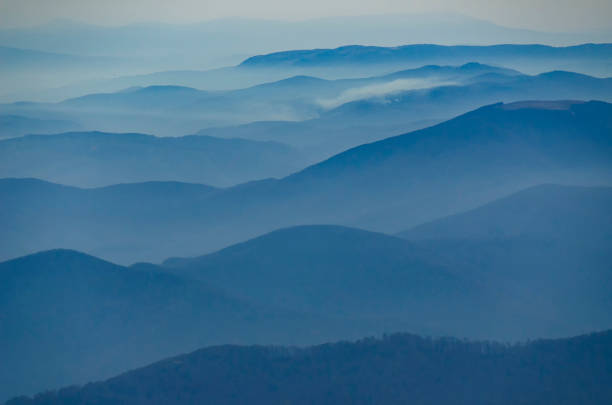
#> input picture Imagens de entrada/entrada2.jpg, 612 x 405 px, found by its file name
$ python aula-04+.py
#> lines starting #> are read from the running program, lines starting #| are printed output that depends on the picture; after the words box and inside, x2 and y2 are one past the last pixel; in counts of white or black regions, pixels touching at a corner belong together
# -*- coding: utf-8 -*-
"""
Created on Tue Oct 17 18:58:35 2023

@author: aluno
"""

import cv2
import numpy
import matplotlib.pyplot as plt
foto = 'entrada2.jpg'
imagem = cv2.imread(foto)
#> imagem is the input picture: shape (405, 612, 3); mean B, G, R 148.4, 115.7, 66.2

#########################################################################################################
#=======================================================================================================#
#########################################################################################################

def deixaCinza (IMG):
    cinzas = numpy.zeros((imagem.shape[0], imagem.shape[1]), dtype = numpy.uint8)
    for i in range (imagem.shape[0]):
        for j in range (imagem.shape[1]):
            cinzas[i][j] = (IMG[i][j].sum()//3)
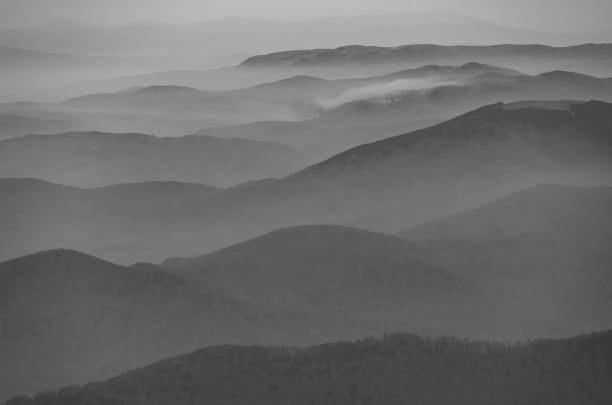
#> cinzas: shape (405, 612); min 54, max 187, mean 109.7
    cv2.imshow('Imagem em Tons de Cinza', cinzas)
    cv2.waitKey(0)
    return cinzas

def criaHistograma (IMG):
    histCinza = [0]*256
    for i in range (IMG.shape[0]):
        for j in range (IMG.shape[1]):
            histCinza[IMG[i][j]] = histCinza[IMG[i][j]] + 1
#> after the loop, histCinza = 256 values, max 6447 at index 90, min 0 at index 0, mean 968.2
    pixel = [0]*256
    for i in range (256):
        pixel[i]=i
    plt.xlabel('ID do Pixel (0 a 255)')
    plt.ylabel('Quantidade')
    plt.title('Histograma dos Pixels da Imagem')
    plt.bar(pixel, histCinza, color='gray')
    plt.show()
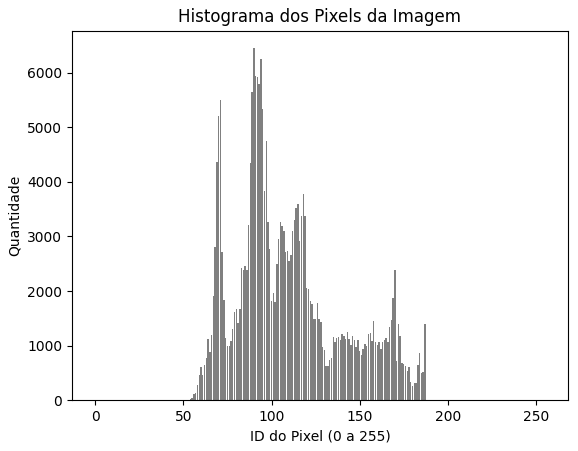
#> figure drawn by matplotlib, 1 panel; tallest bar 6447 high, from x = 89.6 to 90.4

#########################################################################################################
#=======================================================================================================#
#########################################################################################################

def expansao1 (IMG):
    expnd1 = IMG
    for i in range (IMG.shape[0]):
        for j in range (IMG.shape[1]):
            if expnd1[i][j] < 75:
                expnd1[i][j] = 0
            if (75 <= expnd1[i][j] <= 175):
                expnd1[i][j] = 255*(((IMG[i][j])-75)/(175-75))
            if expnd1[i][j] > 175:
                expnd1[i][j] = 255
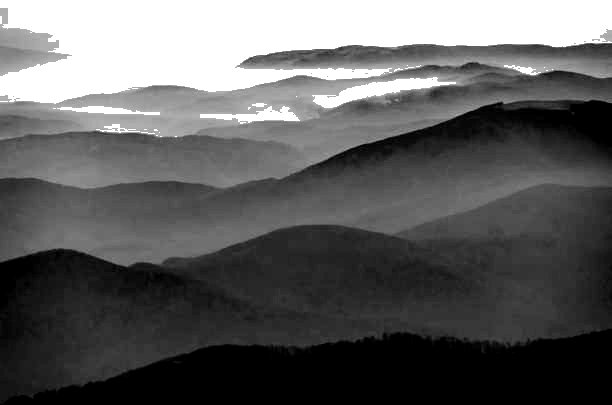
#> expnd1: shape (405, 612); min 0, max 255, mean 95.1
    criaHistograma(expnd1)
#> after the loop in criaHistograma (call 2), `for i in range (IMG.shape[0]):`: histCinza = 256 values, max 42071 at index 255, min 0 at index 1, mean 968.2
#> in criaHistograma (call 2), `plt.show()`:
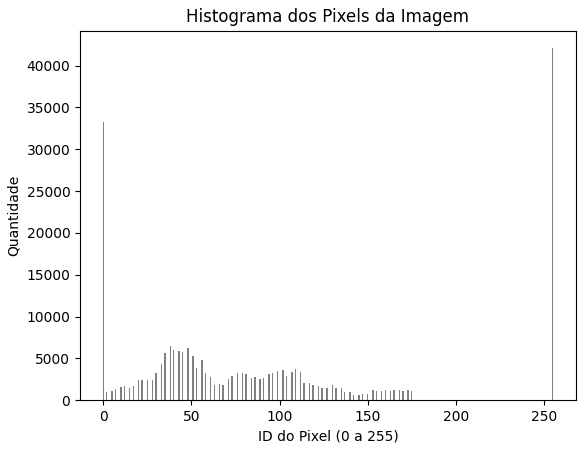
#> figure drawn by matplotlib, 1 panel; tallest bar 42071 high, from x = 254.6 to 255.4
    y=[0]*256
    x=[0]*256
    for i in range (256):
        x[i] = i
        if i < 75:
            y[i] = 0
        if (75 <= i <= 175):
            y[i] = 255*((i-75)/(175-75))
        if i > 175:
            y[i] = 255
    plt.xlabel('Origem - r')
    plt.ylabel('Destino - s')
    plt.title('Curva de Transformacao: Histograma Expandido V1')
    plt.plot(x, y, color='gray')
    plt.show()
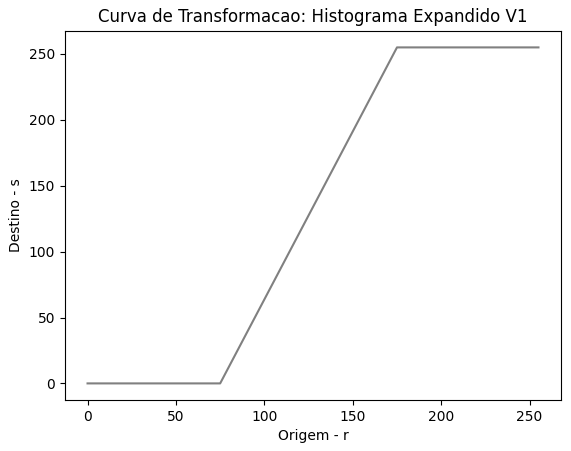
#> figure drawn by matplotlib, 1 panel; curve peaks at x = 175, y = 255
    cv2.imshow("Contraste Expandido I", expnd1)
    cv2.waitKey(0)
    return expnd1

#########################################################################################################
#=======================================================================================================#
#########################################################################################################

def expansao2 (IMG):
    expnd2 = IMG
    for i in range (IMG.shape[0]):
        for j in range (IMG.shape[1]):
            expnd2[i][j] = IMG[i][j]
            if expnd2[i][j] < 75:
                expnd2[i][j] = (50/75)*(IMG[i][j])
            if (75 <= expnd2[i][j] <= 175):
                expnd2[i][j] = ((((IMG[i][j])-75)*(200-50))/(175-75))+(50)
            if expnd2[i][j] > 175:
                expnd2[i][j] = (((IMG[i][j])-175)*((255-200)/(255-175)))+(200)
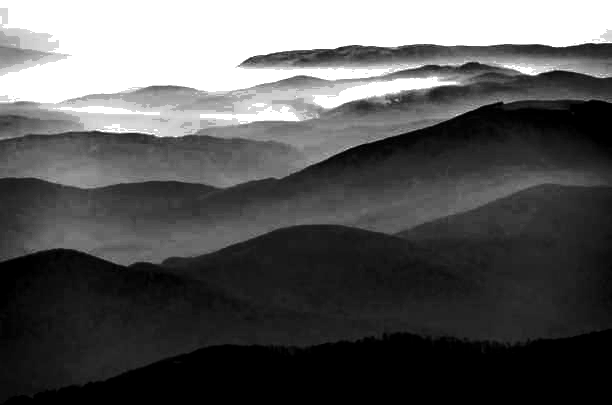
#> expnd2: shape (405, 612); min 0, max 255, mean 88.4
    criaHistograma(expnd2)
    y=[0]*256
    x=[0]*256
    for i in range (256):
        x[i] = i
        if i < 75:
            y[i] = (50/75)*(i)
        if (75 <= i <= 175):
            y[i] = ((((i)-75)*(200-50))/(175-75))+(50)
        if i > 175:
            y[i] = (((i)-175)*((255-200)/(255-175)))+(200)
    plt.xlabel('Origem - r')
    plt.ylabel('Destino - s')
    plt.title('Curva de Transformação: Histograma Expandido V2')
    plt.plot(x, y, color='gray')
    plt.show()
#> figure, not shown here; curve peaks at x = 255, y = 255
    cv2.imshow("Contraste Expandido II", expnd2)
    cv2.waitKey(0)
    return expnd2

#########################################################################################################
#=======================================================================================================#
#########################################################################################################

imgCinza = deixaCinza(imagem)
criaHistograma(imgCinza)
imgExpandida1 = expansao1(imgCinza)
cv2.imwrite("saida2-iExpandida1.jpg",imgExpandida1)
imgExpandida2 = expansao2(imgCinza)
cv2.imwrite("saida2-iExpandida2.jpg",imgExpandida2)

$ run again, with Imagens de entrada/entrada3.jpg copied over Imagens de entrada/entrada2.jpg
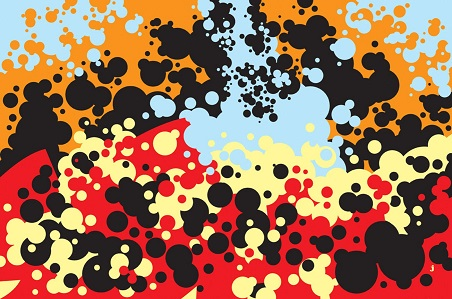
#> input picture Imagens de entrada/entrada3.jpg, 452 x 299 px, found by its file name
#> imagem is the input picture: shape (299, 452, 3); mean B, G, R 86.8, 112.2, 157.2
#> after the loop in deixaCinza, `for i in range (imagem.shape[0]):`:
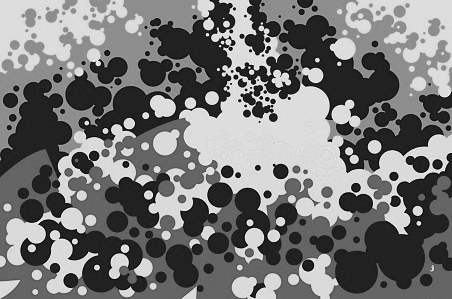
#> cinzas: shape (299, 452); min 1, max 247, mean 118.4
#> after the loop in criaHistograma, `for i in range (IMG.shape[0]):`: histCinza = 256 values, max 13103 at index 33, min 0 at index 0, mean 527.9
#> after the loop in expansao2, `for i in range (IMG.shape[0]):`:
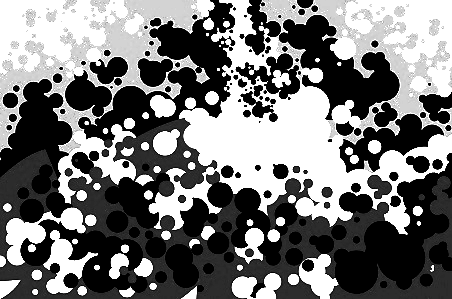
#> expnd2: shape (299, 452); min 0, max 255, mean 118.2

$ run again, with Imagens de entrada/entrada4.jpg copied over Imagens de entrada/entrada2.jpg
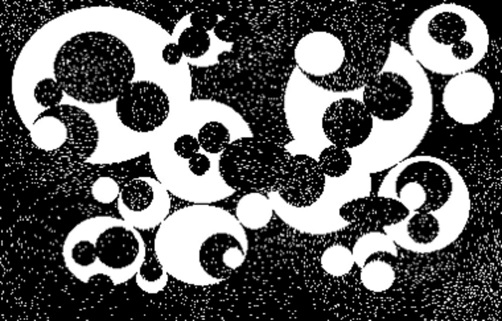
#> input picture Imagens de entrada/entrada4.jpg, 502 x 321 px, found by its file name
#> imagem is the input picture: shape (321, 502, 3); min 0, max 255, mean 99.2
#> after the loop in criaHistograma, `for i in range (IMG.shape[0]):`: histCinza = 256 values, max 39075 at index 0, min 53 at index 189, mean 629.5
#> after the loop in expansao1, `for i in range (IMG.shape[0]):`:
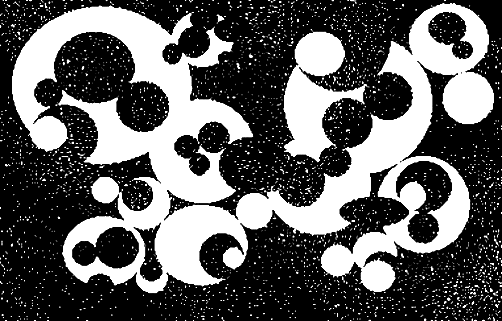
#> expnd1: shape (321, 502); min 0, max 255, mean 94.8
#> after the loop in expansao2, `for i in range (IMG.shape[0]):`:
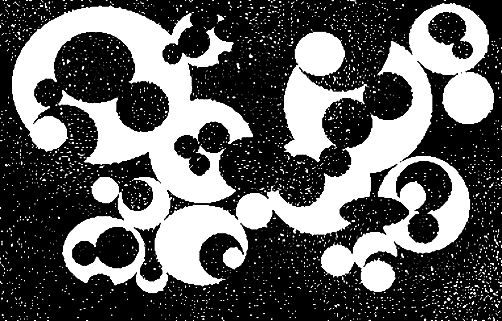
#> expnd2: shape (321, 502); 7.47% of pixels changed, all inside (x1, y1, x2, y2) = (0, 0, 502, 321)
